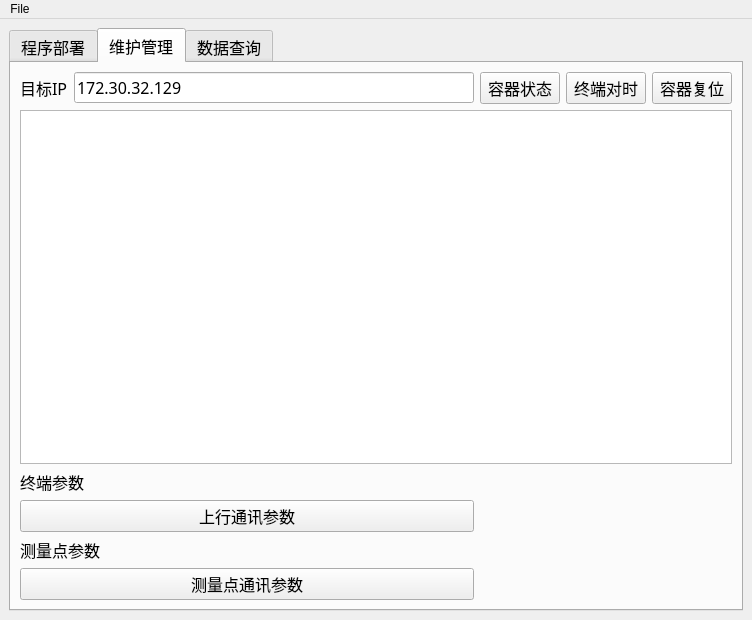
<?xml version="1.0" encoding="UTF-8"?>
<ui version="4.0">
 <class>MainWindow</class>
 <widget class="QMainWindow" name="MainWindow">
  <property name="enabled">
   <bool>true</bool>
  </property>
  <property name="geometry">
   <rect>
    <x>0</x>
    <y>0</y>
    <width>752</width>
    <height>530</height>
   </rect>
  </property>
  <property name="windowTitle">
   <string>Tool</string>
  </property>
  <property name="windowOpacity">
   <double>1.000000000000000</double>
  </property>
  <property name="styleSheet">
   <string notr="true">rgb(127, 134, 129)</string>
  </property>
  <widget class="QWidget" name="centralwidget">
   <layout class="QGridLayout" name="gridLayout_2">
    <item row="0" column="0">
     <layout class="QGridLayout" name="gridLayout">
      <item row="0" column="0">
       <widget class="QTabWidget" name="tabWidget">
        <property name="font">
         <font>
          <family>宋体</family>
          <pointsize>12</pointsize>
          <weight>50</weight>
          <italic>false</italic>
          <bold>false</bold>
         </font>
        </property>
        <property name="styleSheet">
         <string notr="true">font: 12pt &quot;宋体&quot;;</string>
        </property>
        <property name="currentIndex">
         <number>1</number>
        </property>
        <widget class="QWidget" name="tab2">
         <attribute name="title">
          <string>程序部署</string>
         </attribute>
         <widget class="QTextEdit" name="textEdit_send">
          <property name="geometry">
           <rect>
            <x>20</x>
            <y>100</y>
            <width>371</width>
            <height>251</height>
           </rect>
          </property>
          <property name="html">
           <string>&lt;!DOCTYPE HTML PUBLIC &quot;-//W3C//DTD HTML 4.0//EN&quot; &quot;http://www.w3.org/TR/REC-html40/strict.dtd&quot;&gt;
&lt;html&gt;&lt;head&gt;&lt;meta name=&quot;qrichtext&quot; content=&quot;1&quot; /&gt;&lt;style type=&quot;text/css&quot;&gt;
p, li { white-space: pre-wrap; }
&lt;/style&gt;&lt;/head&gt;&lt;body style=&quot; font-family:'宋体'; font-size:12pt; font-weight:400; font-style:normal;&quot;&gt;
&lt;p style=&quot;-qt-paragraph-type:empty; margin-top:0px; margin-bottom:0px; margin-left:0px; margin-right:0px; -qt-block-indent:0; text-indent:0px;&quot;&gt;&lt;br /&gt;&lt;/p&gt;&lt;/body&gt;&lt;/html&gt;</string>
          </property>
         </widget>
         <widget class="QTextBrowser" name="textBrowser_recv">
          <property name="geometry">
           <rect>
            <x>430</x>
            <y>130</y>
            <width>256</width>
            <height>192</height>
           </rect>
          </property>
         </widget>
         <widget class="QPushButton" name="btnsend">
          <property name="geometry">
           <rect>
            <x>180</x>
            <y>360</y>
            <width>75</width>
            <height>25</height>
           </rect>
          </property>
          <property name="font">
           <font>
            <family>Agency FB</family>
            <pointsize>10</pointsize>
            <weight>50</weight>
            <italic>false</italic>
            <bold>false</bold>
           </font>
          </property>
          <property name="styleSheet">
           <string notr="true">font: 10pt &quot;Agency FB&quot;;</string>
          </property>
          <property name="text">
           <string>发送</string>
          </property>
         </widget>
         <widget class="QWidget" name="layoutWidget">
          <property name="geometry">
           <rect>
            <x>50</x>
            <y>30</y>
            <width>320</width>
            <height>27</height>
           </rect>
          </property>
          <layout class="QHBoxLayout" name="horizontalLayout">
           <item>
            <widget class="QPushButton" name="btnopen">
             <property name="font">
              <font>
               <family>Agency FB</family>
               <pointsize>10</pointsize>
               <weight>50</weight>
               <italic>false</italic>
               <bold>false</bold>
              </font>
             </property>
             <property name="styleSheet">
              <string notr="true">font: 10pt &quot;Agency FB&quot;;</string>
             </property>
             <property name="text">
              <string>打开</string>
             </property>
            </widget>
           </item>
           <item>
            <widget class="QPushButton" name="btnsetup">
             <property name="text">
              <string>一键部署</string>
             </property>
            </widget>
           </item>
           <item>
            <widget class="QPushButton" name="btnupload">
             <property name="text">
              <string>上传</string>
             </property>
            </widget>
           </item>
           <item>
            <widget class="QPushButton" name="btndownload">
             <property name="text">
              <string>下载</string>
             </property>
            </widget>
           </item>
          </layout>
         </widget>
        </widget>
        <widget class="QWidget" name="tab1">
         <attribute name="title">
          <string>维护管理</string>
         </attribute>
         <layout class="QGridLayout" name="gridLayout_4">
          <item row="0" column="0">
           <layout class="QHBoxLayout" name="horizontalLayout_2">
            <item>
             <widget class="QLabel" name="IPlabel">
              <property name="text">
               <string>目标IP</string>
              </property>
             </widget>
            </item>
            <item>
             <widget class="QLineEdit" name="IPlineEdit">
              <property name="text">
               <string>172.30.32.129</string>
              </property>
             </widget>
            </item>
           </layout>
          </item>
          <item row="0" column="1">
           <layout class="QHBoxLayout" name="horizontalLayout_3">
            <item>
             <widget class="QPushButton" name="dockerstatsbtn">
              <property name="styleSheet">
               <string notr="true">font: 10pt &quot;宋体&quot;;</string>
              </property>
              <property name="text">
               <string>容器状态</string>
              </property>
             </widget>
            </item>
            <item>
             <widget class="QPushButton" name="adjusttimebtn">
              <property name="styleSheet">
               <string notr="true">font: 10pt &quot;宋体&quot;;</string>
              </property>
              <property name="text">
               <string>终端对时</string>
              </property>
             </widget>
            </item>
            <item>
             <widget class="QPushButton" name="rebootbtn">
              <property name="styleSheet">
               <string notr="true">font: 10pt &quot;宋体&quot;;</string>
              </property>
              <property name="text">
               <string>容器复位</string>
              </property>
             </widget>
            </item>
           </layout>
          </item>
          <item row="1" column="0" colspan="2">
           <widget class="QTextBrowser" name="textBrowser_docker"/>
          </item>
          <item row="2" column="0">
           <layout class="QVBoxLayout" name="verticalLayout_4">
            <item>
             <widget class="QLabel" name="label">
              <property name="text">
               <string>终端参数</string>
              </property>
             </widget>
            </item>
            <item>
             <widget class="QPushButton" name="setbtn_2">
              <property name="styleSheet">
               <string notr="true">font: 10pt &quot;宋体&quot;;</string>
              </property>
              <property name="text">
               <string>上行通讯参数</string>
              </property>
             </widget>
            </item>
            <item>
             <widget class="QLabel" name="label_2">
              <property name="text">
               <string>测量点参数</string>
              </property>
             </widget>
            </item>
            <item>
             <widget class="QPushButton" name="setbtn_1">
              <property name="styleSheet">
               <string notr="true">font: 10pt &quot;宋体&quot;;</string>
              </property>
              <property name="text">
               <string>测量点通讯参数</string>
              </property>
             </widget>
            </item>
           </layout>
          </item>
         </layout>
        </widget>
        <widget class="QWidget" name="tab0">
         <attribute name="title">
          <string>数据查询</string>
         </attribute>
         <layout class="QGridLayout" name="gridLayout_3">
          <item row="0" column="0">
           <layout class="QVBoxLayout" name="verticalLayout_3">
            <item>
             <widget class="QLabel" name="startlabel">
              <property name="font">
               <font>
                <family>Agency FB</family>
                <pointsize>9</pointsize>
                <weight>50</weight>
                <italic>false</italic>
                <bold>false</bold>
               </font>
              </property>
              <property name="styleSheet">
               <string notr="true">font: 7pt &quot;Agency FB&quot;;
font: 9pt &quot;Agency FB&quot;;</string>
              </property>
              <property name="text">
               <string>起始测量点</string>
              </property>
             </widget>
            </item>
            <item>
             <widget class="QComboBox" name="comboBox_2">
              <item>
               <property name="text">
                <string>0</string>
               </property>
              </item>
              <item>
               <property name="text">
                <string>30</string>
               </property>
              </item>
              <item>
               <property name="text">
                <string>31</string>
               </property>
              </item>
              <item>
               <property name="text">
                <string>32</string>
               </property>
              </item>
              <item>
               <property name="text">
                <string>33</string>
               </property>
              </item>
              <item>
               <property name="text">
                <string>34</string>
               </property>
              </item>
              <item>
               <property name="text">
                <string>35</string>
               </property>
              </item>
              <item>
               <property name="text">
                <string>36</string>
               </property>
              </item>
              <item>
               <property name="text">
                <string>37</string>
               </property>
              </item>
              <item>
               <property name="text">
                <string>38</string>
               </property>
              </item>
              <item>
               <property name="text">
                <string>39</string>
               </property>
              </item>
              <item>
               <property name="text">
                <string>40</string>
               </property>
              </item>
              <item>
               <property name="text">
                <string>41</string>
               </property>
              </item>
              <item>
               <property name="text">
                <string>42</string>
               </property>
              </item>
              <item>
               <property name="text">
                <string>43</string>
               </property>
              </item>
             </widget>
            </item>
            <item>
             <widget class="QLabel" name="endlabel">
              <property name="font">
               <font>
                <family>Agency FB</family>
                <pointsize>9</pointsize>
                <weight>50</weight>
                <italic>false</italic>
                <bold>false</bold>
               </font>
              </property>
              <property name="styleSheet">
               <string notr="true">font: 7pt &quot;Agency FB&quot;;
font: 9pt &quot;Agency FB&quot;;</string>
              </property>
              <property name="text">
               <string>结束测量点</string>
              </property>
             </widget>
            </item>
            <item>
             <widget class="QComboBox" name="comboBox">
              <item>
               <property name="text">
                <string>0</string>
               </property>
              </item>
              <item>
               <property name="text">
                <string>30</string>
               </property>
              </item>
              <item>
               <property name="text">
                <string>31</string>
               </property>
              </item>
              <item>
               <property name="text">
                <string>32</string>
               </property>
              </item>
              <item>
               <property name="text">
                <string>33</string>
               </property>
              </item>
              <item>
               <property name="text">
                <string>34</string>
               </property>
              </item>
              <item>
               <property name="text">
                <string>35</string>
               </property>
              </item>
              <item>
               <property name="text">
                <string>36</string>
               </property>
              </item>
              <item>
               <property name="text">
                <string>37</string>
               </property>
              </item>
              <item>
               <property name="text">
                <string>38</string>
               </property>
              </item>
              <item>
               <property name="text">
                <string>39</string>
               </property>
              </item>
              <item>
               <property name="text">
                <string>40</string>
               </property>
              </item>
              <item>
               <property name="text">
                <string>41</string>
               </property>
              </item>
              <item>
               <property name="text">
                <string>42</string>
               </property>
              </item>
              <item>
               <property name="text">
                <string>43</string>
               </property>
              </item>
             </widget>
            </item>
           </layout>
          </item>
          <item row="0" column="1" colspan="2">
           <layout class="QVBoxLayout" name="verticalLayout">
            <item>
             <widget class="QLabel" name="para">
              <property name="styleSheet">
               <string notr="true">font: 9pt &quot;Agency FB&quot;;</string>
              </property>
              <property name="text">
               <string>测量点参数选择</string>
              </property>
             </widget>
            </item>
            <item>
             <widget class="QCheckBox" name="checkBox_stats">
              <property name="styleSheet">
               <string notr="true">font: 9pt &quot;Agency FB&quot;;</string>
              </property>
              <property name="text">
               <string>8900 测量点状态</string>
              </property>
             </widget>
            </item>
            <item>
             <widget class="QCheckBox" name="checkBox_nature">
              <property name="styleSheet">
               <string notr="true">font: 9pt &quot;Agency FB&quot;;</string>
              </property>
              <property name="text">
               <string>8901 测量点性质</string>
              </property>
             </widget>
            </item>
            <item>
             <widget class="QCheckBox" name="checkBox_adr">
              <property name="styleSheet">
               <string notr="true">font: 9pt &quot;Agency FB&quot;;</string>
              </property>
              <property name="text">
               <string>8902 测量点地址</string>
              </property>
             </widget>
            </item>
            <item>
             <widget class="QCheckBox" name="checkBox_MAC">
              <property name="styleSheet">
               <string notr="true">font: 9pt &quot;Agency FB&quot;;</string>
              </property>
              <property name="text">
               <string>8906 本地网络访问地址</string>
              </property>
             </widget>
            </item>
            <item>
             <widget class="QCheckBox" name="checkBox_father">
              <property name="styleSheet">
               <string notr="true">font: 9pt &quot;Agency FB&quot;;</string>
              </property>
              <property name="text">
               <string>8907 父节点地址</string>
              </property>
             </widget>
            </item>
            <item>
             <widget class="QCheckBox" name="checkBox_IP">
              <property name="styleSheet">
               <string notr="true">font: 9pt &quot;Agency FB&quot;;</string>
              </property>
              <property name="text">
               <string>890A SIM卡IP地址</string>
              </property>
             </widget>
            </item>
            <item>
             <widget class="QCheckBox" name="checkBox_CT">
              <property name="styleSheet">
               <string notr="true">font: 9pt &quot;Agency FB&quot;;</string>
              </property>
              <property name="text">
               <string>8911 测量点CT变比</string>
              </property>
             </widget>
            </item>
            <item>
             <widget class="QCheckBox" name="checkBox_num">
              <property name="styleSheet">
               <string notr="true">font: 9pt &quot;Agency FB&quot;;</string>
              </property>
              <property name="text">
               <string>890B SIM卡手机号</string>
              </property>
             </widget>
            </item>
           </layout>
          </item>
          <item row="0" column="3" rowspan="2" colspan="2">
           <layout class="QVBoxLayout" name="verticalLayout_2">
            <item>
             <widget class="QLabel" name="data">
              <property name="styleSheet">
               <string notr="true">font: 9pt &quot;Agency FB&quot;;</string>
              </property>
              <property name="text">
               <string>测量点数据选择</string>
              </property>
             </widget>
            </item>
            <item>
             <widget class="QCheckBox" name="checkBox_B611">
              <property name="styleSheet">
               <string notr="true">font: 9pt &quot;Agency FB&quot;;</string>
              </property>
              <property name="text">
               <string>B611 A相电压</string>
              </property>
             </widget>
            </item>
            <item>
             <widget class="QCheckBox" name="checkBox_B612">
              <property name="styleSheet">
               <string notr="true">font: 9pt &quot;Agency FB&quot;;</string>
              </property>
              <property name="text">
               <string>B612 B相电压</string>
              </property>
             </widget>
            </item>
            <item>
             <widget class="QCheckBox" name="checkBox_B613">
              <property name="styleSheet">
               <string notr="true">font: 9pt &quot;Agency FB&quot;;</string>
              </property>
              <property name="text">
               <string>B613 C相电压</string>
              </property>
             </widget>
            </item>
            <item>
             <widget class="QCheckBox" name="checkBox_B621">
              <property name="styleSheet">
               <string notr="true">font: 9pt &quot;Agency FB&quot;;</string>
              </property>
              <property name="text">
               <string>B621 A相电流</string>
              </property>
             </widget>
            </item>
            <item>
             <widget class="QCheckBox" name="checkBox_B622">
              <property name="styleSheet">
               <string notr="true">font: 9pt &quot;Agency FB&quot;;</string>
              </property>
              <property name="text">
               <string>B622 B相电流</string>
              </property>
             </widget>
            </item>
            <item>
             <widget class="QCheckBox" name="checkBox_B623">
              <property name="styleSheet">
               <string notr="true">font: 9pt &quot;Agency FB&quot;;</string>
              </property>
              <property name="text">
               <string>B623 C相电流</string>
              </property>
             </widget>
            </item>
            <item>
             <widget class="QCheckBox" name="checkBox_8E21">
              <property name="styleSheet">
               <string notr="true">font: 9pt &quot;Agency FB&quot;;</string>
              </property>
              <property name="text">
               <string>8E21 A相电流(一次侧)</string>
              </property>
             </widget>
            </item>
            <item>
             <widget class="QCheckBox" name="checkBox_8E22">
              <property name="styleSheet">
               <string notr="true">font: 9pt &quot;Agency FB&quot;;</string>
              </property>
              <property name="text">
               <string>8E22 B相电流(一次侧)</string>
              </property>
             </widget>
            </item>
            <item>
             <widget class="QCheckBox" name="checkBox_8E23">
              <property name="styleSheet">
               <string notr="true">font: 9pt &quot;Agency FB&quot;;</string>
              </property>
              <property name="text">
               <string>8E23 C相电流(一次侧)</string>
              </property>
             </widget>
            </item>
            <item>
             <widget class="QCheckBox" name="checkBox_D520">
              <property name="styleSheet">
               <string notr="true">font: 9pt &quot;Agency FB&quot;;</string>
              </property>
              <property name="text">
               <string>D520 变压器油温</string>
              </property>
             </widget>
            </item>
            <item>
             <widget class="QCheckBox" name="checkBox_D521">
              <property name="styleSheet">
               <string notr="true">font: 9pt &quot;Agency FB&quot;;</string>
              </property>
              <property name="text">
               <string>D521 环境温度</string>
              </property>
             </widget>
            </item>
            <item>
             <widget class="QCheckBox" name="checkBox_D525">
              <property name="styleSheet">
               <string notr="true">font: 9pt &quot;Agency FB&quot;;</string>
              </property>
              <property name="text">
               <string>D525 环境湿度</string>
              </property>
             </widget>
            </item>
            <item>
             <widget class="QCheckBox" name="checkBox_D528">
              <property name="styleSheet">
               <string notr="true">font: 9pt &quot;Agency FB&quot;;</string>
              </property>
              <property name="text">
               <string>D528 变压器箱内温度</string>
              </property>
             </widget>
            </item>
           </layout>
          </item>
          <item row="1" column="0" rowspan="2">
           <widget class="QTextBrowser" name="textBrowser_query">
            <property name="html">
             <string>&lt;!DOCTYPE HTML PUBLIC &quot;-//W3C//DTD HTML 4.0//EN&quot; &quot;http://www.w3.org/TR/REC-html40/strict.dtd&quot;&gt;
&lt;html&gt;&lt;head&gt;&lt;meta name=&quot;qrichtext&quot; content=&quot;1&quot; /&gt;&lt;style type=&quot;text/css&quot;&gt;
p, li { white-space: pre-wrap; }
&lt;/style&gt;&lt;/head&gt;&lt;body style=&quot; font-family:'宋体'; font-size:12pt; font-weight:400; font-style:normal;&quot;&gt;
&lt;p style=&quot;-qt-paragraph-type:empty; margin-top:0px; margin-bottom:0px; margin-left:0px; margin-right:0px; -qt-block-indent:0; text-indent:0px;&quot;&gt;&lt;br /&gt;&lt;/p&gt;&lt;/body&gt;&lt;/html&gt;</string>
            </property>
           </widget>
          </item>
          <item row="2" column="1">
           <widget class="QPushButton" name="query_btn">
            <property name="font">
             <font>
              <family>Agency FB</family>
              <pointsize>10</pointsize>
              <weight>50</weight>
              <italic>false</italic>
              <bold>false</bold>
             </font>
            </property>
            <property name="styleSheet">
             <string notr="true">font: 10pt &quot;Agency FB&quot;;</string>
            </property>
            <property name="text">
             <string>查询</string>
            </property>
           </widget>
          </item>
          <item row="2" column="2">
           <widget class="QPushButton" name="Abtn">
            <property name="font">
             <font>
              <family>Agency FB</family>
              <pointsize>10</pointsize>
              <weight>50</weight>
              <italic>false</italic>
              <bold>false</bold>
             </font>
            </property>
            <property name="styleSheet">
             <string notr="true">font: 10pt &quot;Agency FB&quot;;</string>
            </property>
            <property name="text">
             <string>A相电压</string>
            </property>
           </widget>
          </item>
          <item row="2" column="3">
           <widget class="QPushButton" name="humbtn">
            <property name="font">
             <font>
              <family>Agency FB</family>
              <pointsize>10</pointsize>
              <weight>50</weight>
              <italic>false</italic>
              <bold>false</bold>
             </font>
            </property>
            <property name="styleSheet">
             <string notr="true">font: 10pt &quot;Agency FB&quot;;</string>
            </property>
            <property name="text">
             <string>环境湿度</string>
            </property>
           </widget>
          </item>
          <item row="2" column="4">
           <widget class="QPushButton" name="tempbtn">
            <property name="font">
             <font>
              <family>Agency FB</family>
              <pointsize>10</pointsize>
              <weight>50</weight>
              <italic>false</italic>
              <bold>false</bold>
             </font>
            </property>
            <property name="styleSheet">
             <string notr="true">font: 10pt &quot;Agency FB&quot;;</string>
            </property>
            <property name="text">
             <string>环境温度</string>
            </property>
           </widget>
          </item>
          <item row="2" column="5">
           <widget class="QPushButton" name="ipbtn">
            <property name="font">
             <font>
              <family>Agency FB</family>
              <pointsize>10</pointsize>
              <weight>50</weight>
              <italic>false</italic>
              <bold>false</bold>
             </font>
            </property>
            <property name="styleSheet">
             <string notr="true">font: 10pt &quot;Agency FB&quot;;</string>
            </property>
            <property name="text">
             <string>测量点IP</string>
            </property>
           </widget>
          </item>
         </layout>
         <zorder>query_btn</zorder>
         <zorder>Abtn</zorder>
         <zorder>humbtn</zorder>
         <zorder>tempbtn</zorder>
         <zorder>ipbtn</zorder>
         <zorder>textBrowser_query</zorder>
        </widget>
       </widget>
      </item>
     </layout>
    </item>
   </layout>
  </widget>
  <widget class="QMenuBar" name="menuBar">
   <property name="geometry">
    <rect>
     <x>0</x>
     <y>0</y>
     <width>752</width>
     <height>23</height>
    </rect>
   </property>
   <widget class="QMenu" name="menu">
    <property name="title">
     <string>File</string>
    </property>
    <addaction name="actionopen"/>
   </widget>
   <addaction name="menu"/>
  </widget>
  <action name="actionopen">
   <property name="text">
    <string>Open</string>
   </property>
  </action>
 </widget>
 <resources>
  <include location="D:/Tool/git/Git/PyQt5/Chapter03/apprcc.qrc"/>
 </resources>
 <connections/>
 <slots>
  <slot>slot1()</slot>
 </slots>
</ui>
